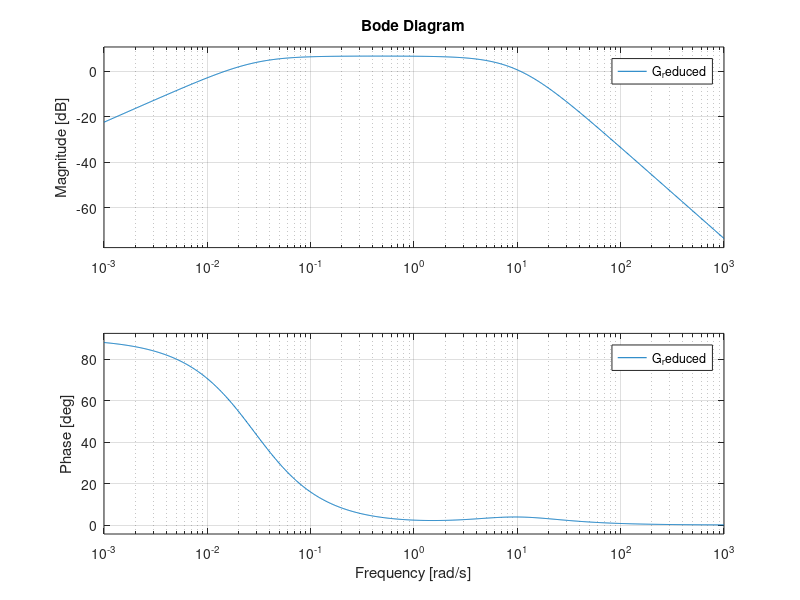

Recreate this plot in MATLAB.
% Cubli model parameters
T_m=0.005;
K=0.5;
J_w=0.601e-3;
J_f=2.8e-3;
B_w=17.03e-6;
B_f=6.08e-3;
m_w=0.222;
m_f=0.354;
g=9.82;
l_w=0.093;
l_f=0.076;

% Transfer function of the system
s=tf('s');
G=(-J_w*s^2)/((J_w*s^2+B_w*s)*((J_f+m_w*l_w^2)*s^2+B_f*s-(m_w*l_w+m_f*l_f)*g+((B_w*J_w*s^3)/(J_w*s^2+B_w*s))));
G_reduced=minreal(G);   % Equal poles and zeros cancelled each other

% Bode diagram
bode(G_reduced);
